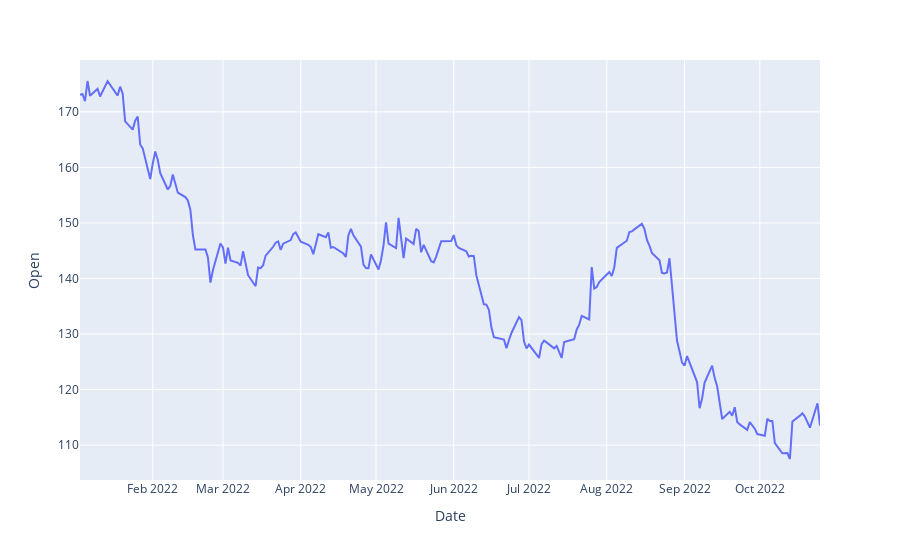

The notebook cell saved with this chart:
### Code cell
fig = px.line(test['MMM'], x=test['MMM'].index, y="Open")
fig.show()

### Figure 1 — Plotly figure (JSON) as saved in the notebook; plotly's stock layout.template omitted (floating-point values rounded to 4 significant figures; data arrays with more than 128 entries replaced by an {"elided": "..."} marker saying what was removed)
{"data": [{"hovertemplate": "Date=%{x}<br>Open=%{y}<extra></extra>", "legendgroup": "", "line": {"color": "#636efa", "dash": "solid"}, "marker": {"symbol": "circle"}, "mode": "lines", "name": "", "orientation": "v", "showlegend": false, "type": "scatter", "x": {"elided": "205 str values"}, "xaxis": "x", "y": {"elided": "205 float values"}, "yaxis": "y"}], "layout": {"legend": {"tracegroupgap": 0}, "margin": {"t": 60}, "xaxis": {"anchor": "y", "domain": [0, 1], "title": {"text": "Date"}}, "yaxis": {"anchor": "x", "domain": [0, 1], "title": {"text": "Open"}}}}
